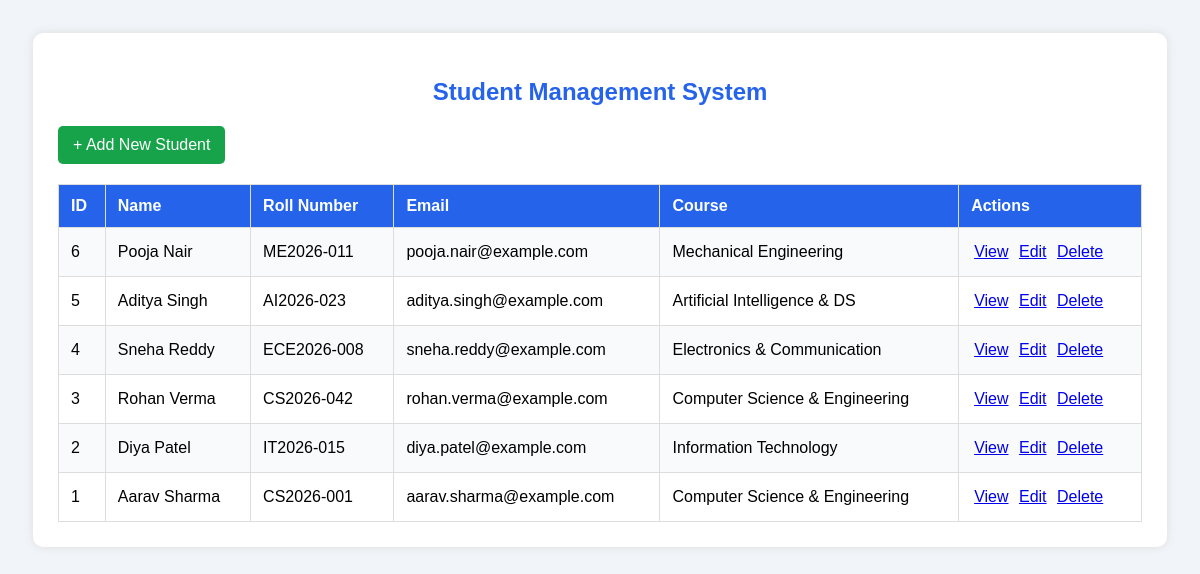
/student_project/index.php, run on the app's committed database.
### tables this page shows
CREATE TABLE students (
    id INT AUTO_INCREMENT PRIMARY KEY,
    name VARCHAR(100) NOT NULL,
    roll_number VARCHAR(30) NOT NULL UNIQUE,
    email VARCHAR(100) NOT NULL UNIQUE,
    course VARCHAR(50) NOT NULL,
    phone VARCHAR(20),
    photo VARCHAR(255),
    document VARCHAR(255)
);

### student_project/index.php (the view, shortened to what this page needs)
<?php
require 'db.php';
$sql = "SELECT * FROM students ORDER BY id DESC";
$result = $conn->query($sql);
?>
<!DOCTYPE html>
<html lang="en">
<head>
</head>
<body>
<div class="container">
    <h2>Student Management System</h2>
    <a class="add" href="add_form.php">
        + Add New Student
    </a>
    <table>
        <tr>
            <th>ID</th>
            <th>Name</th>
            <th>Roll Number</th>
            <th>Email</th>
            <th>Course</th>
            <th>Actions</th>
        </tr>
        <?php if ($result && $result->num_rows > 0): ?>
            <?php while ($row = $result->fetch_assoc()): ?>
                <tr>
                    <td>
                        <?= (int)$row['id'] ?>
                    </td>
                    <td>
                        <?= htmlspecialchars($row['name']) ?>
                    </td>
                    <td>
                        <?= htmlspecialchars($row['roll_number']) ?>
                    </td>
                    <td>
                        <?= htmlspecialchars($row['email']) ?>
                    </td>
                    <td>
                        <?= htmlspecialchars($row['course']) ?>
                    </td>
                    <td>
                        <a class="action"
                           href="view.php?id=<?= (int)$row['id'] ?>">
                            View
                        </a>
                        <a class="action"
                           href="edit.php?id=<?= (int)$row['id'] ?>">
                            Edit
                        </a>
                        <a class="action"
                           href="delete.php?id=<?= (int)$row['id'] ?>"
                           onclick="return confirm('Are you sure you want to delete this student?');">
                            Delete
                        </a>
                    </td>
                </tr>
            <?php endwhile; ?>
        <?php endif; ?>
    </table>
</div>
</body>
</html>

### student_project/index.php (style rules this page uses)
body { font-family: Arial, sans-serif; background: #f1f5f9; padding: 25px; }
.container { max-width: 1100px; margin: auto; background: white; padding: 25px; border-radius: 10px; box-shadow: 0 0 10px #ddd; }
h2 { color: #2563eb; text-align: center; }
.add { display: inline-block; padding: 10px 15px; background: #16a34a; color: white; text-decoration: none; border-radius: 5px; margin-bottom: 20px; }
table { width: 100%; border-collapse: collapse; }
th, td { padding: 12px; border: 1px solid #ddd; text-align: left; }
th { background: #2563eb; color: white; }
tr:nth-child(even) { background: #f8fafc; }
.action { display: inline-block; margin: 3px; }

### data on the page
students: id "6", name "Pooja Nair", roll_number "ME2026-011", email "pooja.nair@example.com", course "Mechanical Engineering"
students: id "5", name "Aditya Singh", roll_number "AI2026-023", email "aditya.singh@example.com", course "Artificial Intelligence & DS"
students: id "4", name "Sneha Reddy", roll_number "ECE2026-008", email "sneha.reddy@example.com", course "Electronics & Communication"
students: id "3", name "Rohan Verma", roll_number "CS2026-042", email "rohan.verma@example.com", course "Computer Science & Engineering"
students: id "2", name "Diya Patel", roll_number "IT2026-015", email "diya.patel@example.com", course "Information Technology"
students: id "1", name "Aarav Sharma", roll_number "CS2026-001", email "aarav.sharma@example.com", course "Computer Science & Engineering"
